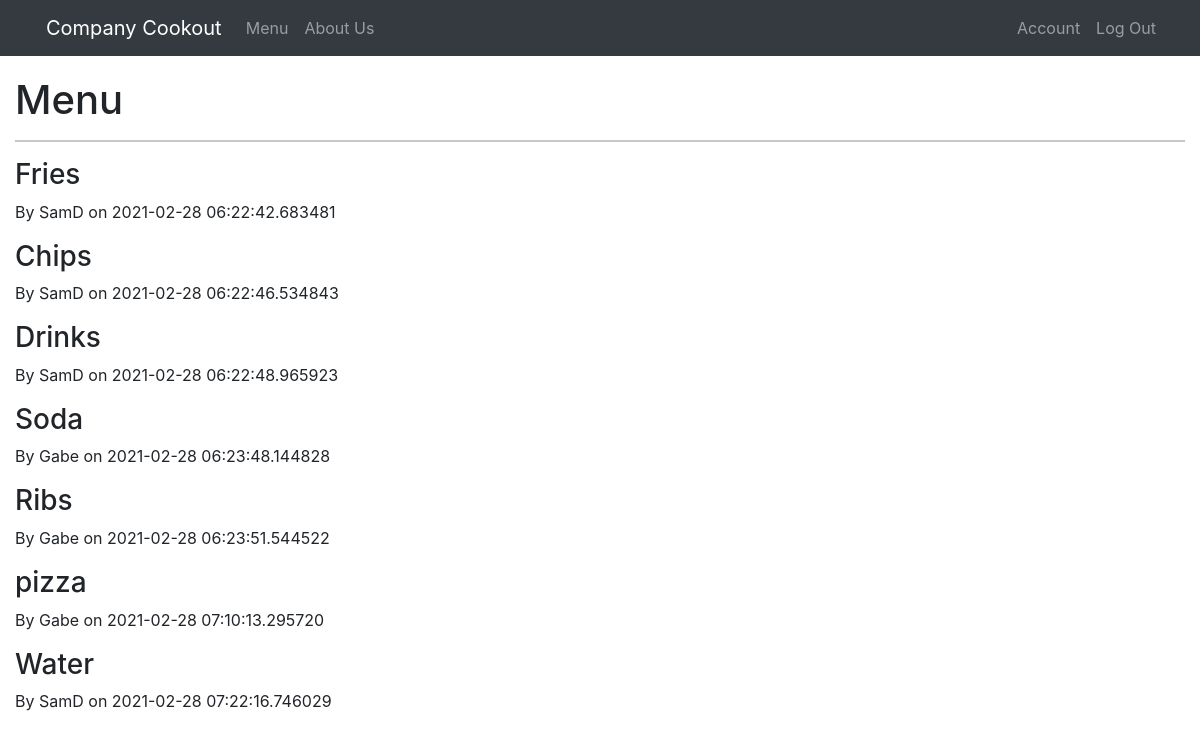
Page /menu (signed in) on the committed database.
### app/models.py (models this page shows, shortened)
class Item(db.Model, UserMixin):
    id = db.Column(db.Integer, primary_key=True, autoincrement=True)
    label = db.Column(db.String(30), nullable=False)
    date_added = db.Column(db.DateTime, nullable=False,
                           default=datetime.utcnow)
    employee_id = db.Column(db.Integer, db.ForeignKey(
        'employee.id'), nullable=False)
    employee = db.relationship("Employee", back_populates="items")

class Employee(db.Model, UserMixin):
    id = db.Column(db.Integer, primary_key=True)
    username = db.Column(db.String(30), unique=True, nullable=False)
    password = db.Column(db.String(60), nullable=False)
    items = db.relationship('Item', back_populates="employee")

### app/routes.py (the view)
@app.route('/menu')
def menu():
    items = Item.query.all()
    return render_template("menu.html", items=items)

### app/models.py (called while the page is built)
@login_manager.user_loader
def load_user(user_id):
    return Employee.query.get(int(user_id))

### app/templates/menu.html (shortened to what this page needs)
{% extends 'base.html' %}
{% block content %}
<div class="container-fluid">
    <h1>Menu</h1>
    <hr>
    {% for item in items %}
        <h3>{{ item.label }}</h3>
        <p>By {{ item.employee.username }} on {{ item.date_added }}</p>
    {% endfor %}
</div>
{% endblock %}

### app/static/main.css (style rules this page uses)
body { padding-bottom: 20px; }

### rows in the picture
Item: label "Fries", employee.username "SamD", date_added "2021-02-28 06:22:42.683481"
Item: label "Chips", employee.username "SamD", date_added "2021-02-28 06:22:46.534843"
Item: label "Drinks", employee.username "SamD", date_added "2021-02-28 06:22:48.965923"
Item: label "Soda", employee.username "Gabe", date_added "2021-02-28 06:23:48.144828"
Item: label "Ribs", employee.username "Gabe", date_added "2021-02-28 06:23:51.544522"
Item: label "pizza", employee.username "Gabe", date_added "2021-02-28 07:10:13.295720"
Item: label "Water", employee.username "SamD", date_added "2021-02-28 07:22:16.746029"
